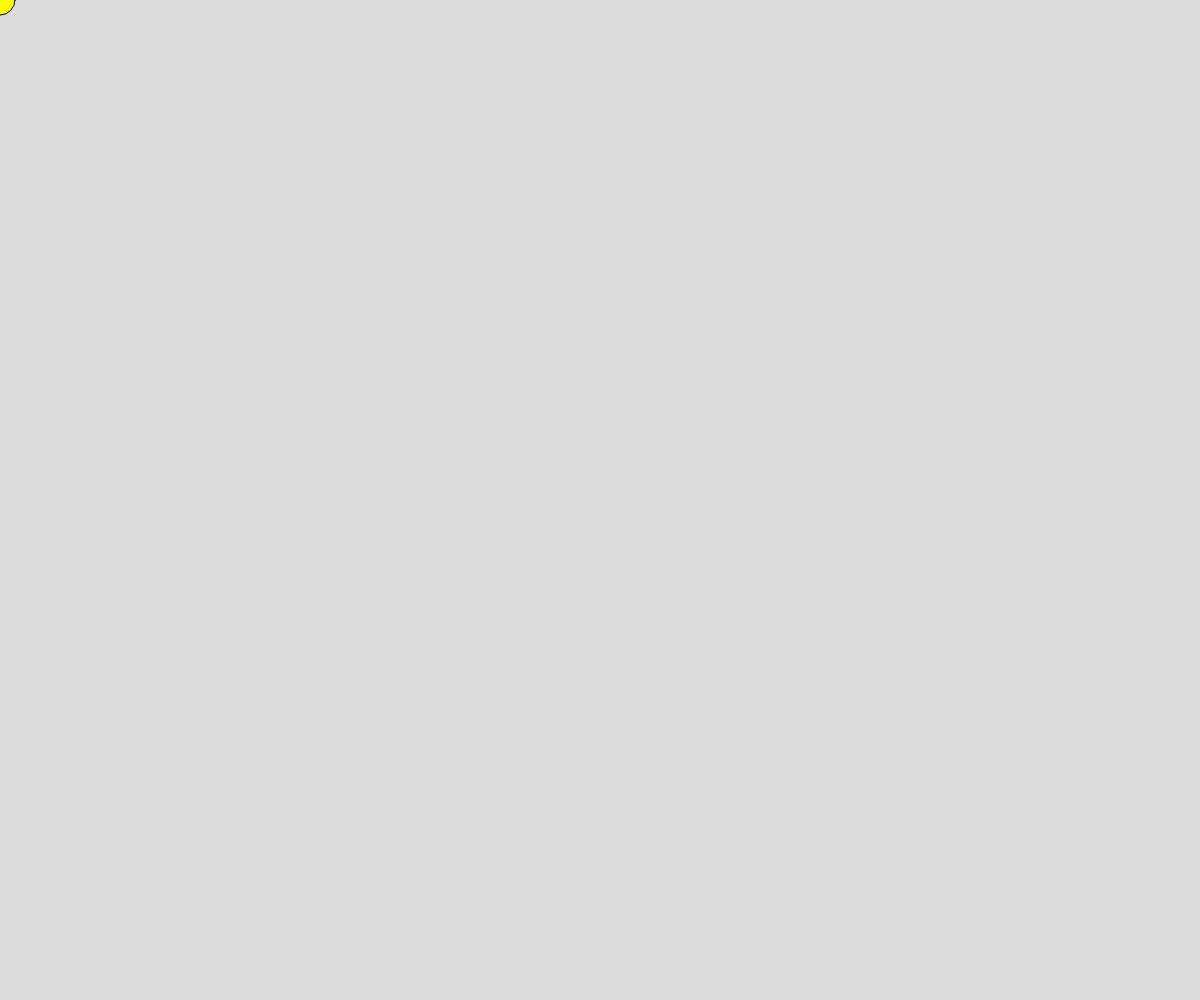
Frame 1 (no input)
Frame 60 (no input): identical to frame 1, image omitted
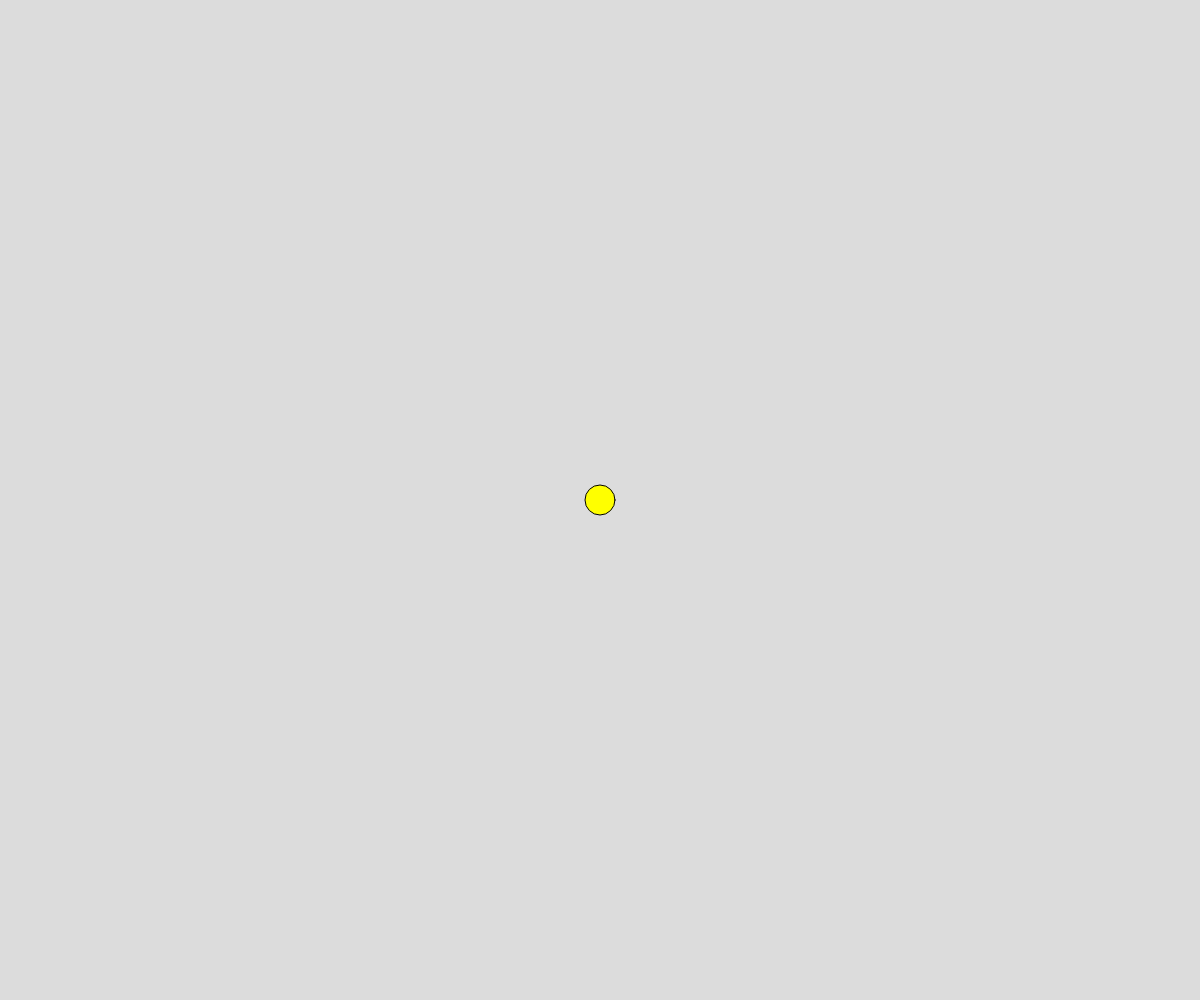
Frame 120 (the mouse pressed at the canvas centre since frame 60)

The p5.js sketch that drew these frames (run headless with seeded random() and noise() and a simulated clock; from frame 60 on, the mouse is pressed at the canvas centre):

// p5.js sketch
// ── sketch.js
// Aamish
// Interactive Programs

function setup() { // runs ONCE at the start
  createCanvas(windowWidth, windowHeight);
}

function draw() { // runs OVER and OVER
                  // targeting 60 fps
  background(220);
  fill(255, 255, 0);
  circle(mouseX, mouseY, 30);
}
